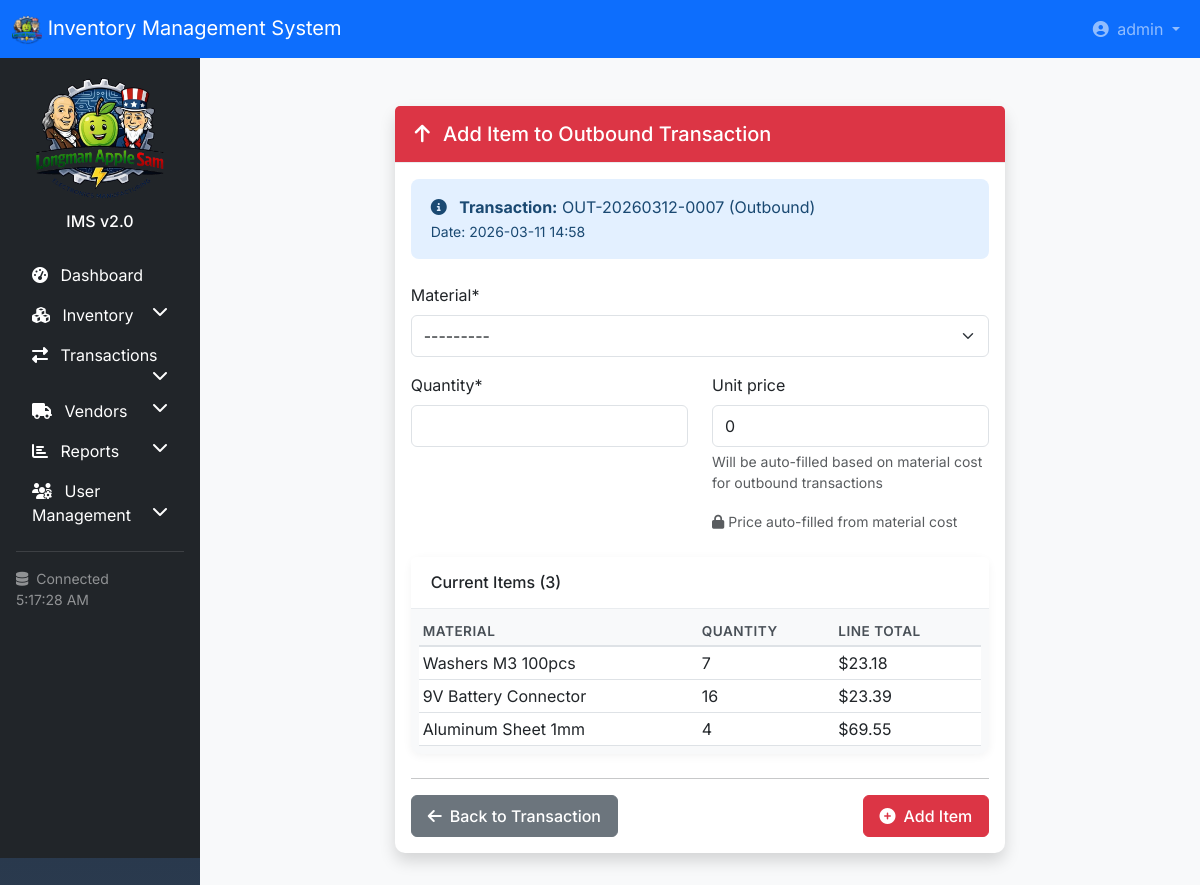
The app's page /transactions/transaction/7/add-item/ (signed in) with its own data.
### transactions/models.py (models this page shows, shortened)
class Transaction(models.Model):
    TRANSACTION_TYPES = [
        ('inbound', 'Inbound'),
        ('outbound', 'Outbound'),
        ('return', 'Return'),
        ('adjustment', 'Adjustment'),
        ('transfer', 'Transfer'),
    ]
    transaction_number = models.CharField(max_length=50, unique=True)
    transaction_type = models.CharField(max_length=20, choices=TRANSACTION_TYPES)
    reference_number = models.CharField(max_length=50, blank=True, help_text="PO number, SO number, etc.")
    transaction_date = models.DateTimeField(default=timezone.now)
    notes = models.TextField(blank=True)
    created_by = models.ForeignKey('auth.User', on_delete=models.SET_NULL, null=True)
    created_at = models.DateTimeField(auto_now_add=True)
    updated_at = models.DateTimeField(auto_now=True)
    class Meta:
        ordering = ['-transaction_date']

class TransactionItem(models.Model):
    transaction = models.ForeignKey(Transaction, on_delete=models.CASCADE, related_name='items')
    material = models.ForeignKey('inventory.Material', on_delete=models.PROTECT)
    quantity = models.IntegerField(validators=[MinValueValidator(1)])
    unit_price = models.DecimalField(max_digits=10, decimal_places=2, default=0)
    line_total = models.DecimalField(max_digits=12, decimal_places=2, default=0)
    stock_before = models.IntegerField(default=0)
    stock_after = models.IntegerField(default=0)
    class Meta:
        ordering = ['id']

### inventory/models.py (models this page shows, shortened)
class Material(models.Model):
    STATUS_CHOICES = [
        ('active', 'Active'),
        ('inactive', 'Inactive'),
        ('discontinued', 'Discontinued'),
    ]
    ALERT_STATUS_CHOICES = [
        ('normal', 'Normal'),
        ('low', 'Low'),
        ('excess', 'Excess'),
    ]
    material_code = models.CharField(max_length=50, unique=True)
    name = models.CharField(max_length=200)
    category = models.ForeignKey(Category, on_delete=models.PROTECT, related_name='materials')
    description = models.TextField(blank=True)
    unit = models.CharField(max_length=20, help_text="e.g., pcs, kg, meters")
    specification = models.CharField(max_length=200, blank=True)
    current_stock = models.IntegerField(default=0, validators=[MinValueValidator(0)])
    minimum_stock = models.IntegerField(default=10)
    maximum_stock = models.IntegerField(default=1000)
    reorder_point = models.IntegerField(default=20)
    location = models.CharField(max_length=100, blank=True)
    unit_cost = models.DecimalField(max_digits=10, decimal_places=2, default=0)
    status = models.CharField(max_length=20, choices=STATUS_CHOICES, default='active')
    image = models.ImageField(upload_to='materials/', blank=True, null=True)
    created_at = models.DateTimeField(auto_now_add=True)
    updated_at = models.DateTimeField(auto_now=True)
    created_by = models.ForeignKey('auth.User', on_delete=models.SET_NULL, null=True)
    alert_status_override = models.CharField(
        max_length=20,
        choices=ALERT_STATUS_CHOICES,
        blank=True,
        null=True,
        help_text="Manually override the calculated alert status"
    )
    class Meta:
        ordering = ['material_code']
    def __str__(self):
        return f"{self.material_code} - {self.name}"

### transactions/views.py (the view)
# urls.py: path('transaction/<int:transaction_id>/add-item/', views.add_transaction_item, name='add_transaction_item'),
@login_required
def add_transaction_item(request, transaction_id):
    transaction = get_object_or_404(Transaction, pk=transaction_id)
    materials = Material.objects.filter(status='active').values(
        'id', 'name', 'current_stock', 'unit', 'unit_cost', 'minimum_stock',
        'maximum_stock', 'reorder_point'
    )
    materials_list = []
    for material in materials:
        material_dict = dict(material)
        if 'unit_cost' in material_dict and material_dict['unit_cost'] is not None:
            material_dict['unit_cost'] = float(material_dict['unit_cost'])
        materials_list.append(material_dict)
    stock_data = json.dumps(materials_list)
    if request.method == 'POST':
        form = TransactionItemForm(request.POST)
        if form.is_valid():
            item = form.save(commit=False)
            item.transaction = transaction
            material = item.material
            item.stock_before = material.current_stock
            if transaction.transaction_type in ['inbound', 'return']:
                material.current_stock += item.quantity
            elif transaction.transaction_type in ['outbound', 'transfer']:
                if material.current_stock < item.quantity:
                    messages.error(
                        request,
                        f'Insufficient stock for {material.name}. '
                        f'Available: {material.current_stock} {material.unit}'
                    )
                    return redirect('transactions:add_transaction_item',
                                    transaction_id=transaction.pk)
                if float(item.unit_price) != float(material.unit_cost):
                    item.unit_price = material.unit_cost
                material.current_stock -= item.quantity
            material.save()
            item.stock_after = material.current_stock
            item.save()
            if material.current_stock <= material.reorder_point:
                StockAlert.objects.create(
                    material=material,
                    current_stock=material.current_stock,
                    reorder_point=material.reorder_point,
                    notes=f'Stock level after {transaction.transaction_type} transaction'
                )
            messages.success(
                request,
                f'Item {material.name} added successfully! '
                f'New stock: {material.current_stock} {material.unit}'
            )
            return redirect('transactions:transaction_edit', pk=transaction.pk)
        else:
            messages.error(request, 'Please correct the errors below.')
    else:
        form = TransactionItemForm()
    context = {
        'form': form,
        'transaction': transaction,
        'stock_data': stock_data,
    }
    return render(request, 'transactions/transaction_item_form.html', context)

### transactions/forms.py (shortened to what this page needs)
class TransactionItemForm(forms.ModelForm):
    class Meta:
        model = TransactionItem
        fields = ['material', 'quantity', 'unit_price']
        widgets = {
            'material': forms.Select(attrs={'class': 'form-select'}),
            'quantity': forms.NumberInput(attrs={'class': 'form-control', 'min': 1}),
            'unit_price': forms.NumberInput(attrs={
                'class': 'form-control',
                'step': '0.01',
                'min': '0',
            }),
        }
    def __init__(self, *args, **kwargs):
        super().__init__(*args, **kwargs)
        self.fields['unit_price'].required = False
        self.fields['unit_price'].help_text = "Will be auto-filled based on material cost for outbound transactions"

### transactions/templates/transactions/transaction_item_form.html (shortened to what this page needs)
{% extends 'base.html' %}
{% load crispy_forms_tags %}
{% block content %}
<div class="container py-4">
    <div class="row justify-content-center">
        <div class="col-md-8">
            <div class="card shadow">
                <div class="card-header bg-{% if transaction.transaction_type == 'inbound' %}success{% else %}danger{% endif %} text-white">
                    <h5 class="mb-0">
                        <i class="fas fa-{% if transaction.transaction_type == 'inbound' %}arrow-down{% else %}arrow-up{% endif %} me-2"></i>
                        Add Item to {{ transaction.get_transaction_type_display|title }} Transaction
                    </h5>
                </div>
                <div class="card-body">
                    <div class="alert alert-info mb-4">
                        <i class="fas fa-info-circle me-2"></i>
                        <strong>Transaction:</strong> {{ transaction.transaction_number }}
                        ({{ transaction.get_transaction_type_display }})
                        <br>
                        <small>Date: {{ transaction.transaction_date|date:"Y-m-d H:i" }}</small>
                    </div>
                    <form method="post" id="itemForm">
                        <div class="row">
                            <div class="col-md-12">
                                {{ form.material|as_crispy_field }}
                            </div>
                        </div>
                        <div class="row">
                            <div class="col-md-6">
                                {{ form.quantity|as_crispy_field }}
                            </div>
                            <div class="col-md-6">
                                {{ form.unit_price|as_crispy_field }}
                                {% if transaction.transaction_type == 'outbound' %}
                                <small class="text-muted">
                                    <i class="fas fa-lock me-1"></i>Price auto-filled from material cost
                                </small>
                                {% else %}
                                <small class="text-muted">
                                    <i class="fas fa-pencil-alt me-1"></i>Enter the purchase price
                                </small>
                                {% endif %}
                            </div>
                        </div>
                        {% if transaction.items.count > 0 %}
                        <div class="card mt-4 bg-light">
                            <div class="card-header">
                                <h6 class="mb-0">Current Items ({{ transaction.items.count }})</h6>
                            </div>
                            <div class="card-body p-2">
                                <div class="table-responsive">
                                    <table class="table table-sm mb-0">
                                        <thead>
                                            <tr>
                                                <th>Material</th>
                                                <th>Quantity</th>
                                                <th>Line Total</th>
                                            </tr>
                                        </thead>
                                        <tbody>
                                            {% for item in transaction.items.all %}
                                            <tr>
                                                <td>{{ item.material.name }}</td>
                                                <td>{{ item.quantity }}</td>
                                                <td>${{ item.line_total|floatformat:2 }}</td>
                                            </tr>
                                            {% endfor %}
                                        </tbody>
                                    </table>
                                </div>
                            </div>
                        </div>
                        {% endif %}
                        <hr>
                        <div class="d-flex justify-content-between">
                            <a href="{% url 'transactions:transaction_edit' transaction.id %}" class="btn btn-secondary">
                                <i class="fas fa-arrow-left me-2"></i>Back to Transaction
                            </a>
                            <button type="submit" class="btn btn-{% if transaction.transaction_type == 'inbound' %}success{% else %}danger{% endif %}" id="submitBtn">
                                <i class="fas fa-plus-circle me-2"></i>Add Item
                            </button>
                        </div>
                    </form>
                </div>
            </div>
        </div>
    </div>
</div>
{% endblock %}

### templates/navbar.html (shortened to what this page needs)
<nav class="navbar navbar-expand-lg navbar-dark bg-primary">
    <div class="container-fluid">
        <a class="navbar-brand" href="{% url 'accounts:dashboard' %}">
            {% load static %}
            <img src="{% static 'img/company_logo.png' %}" class="opacity-20" alt="My logo" width="30" height="30">
            <span class="d-none d-sm-inline">Inventory Management System</span>
        </a>
        <div class="collapse navbar-collapse" id="navbarMain">
            <ul class="navbar-nav ms-auto">
                <li class="nav-item dropdown">
                    <a class="nav-link dropdown-toggle" href="#" id="userDropdown" role="button" data-bs-toggle="dropdown">
                        <i class="fas fa-user-circle me-1"></i>
                        <span class="d-none d-lg-inline">{{ user.get_full_name|default:user.username }}</span>
                    </a>
                </li>
            </ul>
        </div>
    </div>
</nav>

### static/css/custom.css (style rules this page uses)
:root { --primary-color: #4361ee; --success-color: #06d6a0; --warning-color: #ffb703; --danger-color: #e63946; --info-color: #4895ef; }
body { font-family: 'Inter', -apple-system, BlinkMacSystemFont, sans-serif; background-color: #f8f9fa; min-height: 100vh; }
.card { border: none; border-radius: 10px; box-shadow: 0 2px 10px rgba(0, 0, 0, 0.05); transition: transform 0.2s, box-shadow 0.2s; margin-bottom: 1.5rem; }
.card-header { background-color: white; border-bottom: 1px solid #e9ecef; padding: 1rem 1.25rem; font-weight: 600; }
.table th { background-color: #f8f9fa; color: #495057; font-weight: 600; font-size: 0.85rem; text-transform: uppercase; letter-spacing: 0.5px; border-bottom: 2px solid #dee2e6; }
.table td { vertical-align: middle; }
.btn { border-radius: 6px; font-weight: 500; padding: 0.5rem 1rem; }
.form-control, .form-select { border-radius: 6px; border: 1px solid #dee2e6; padding: 0.5rem 0.75rem; }
.alert { border-radius: 8px; border: none; padding: 1rem 1.25rem; }
.alert-info { background-color: #e3f0ff; color: #1a4972; }

### records on screen
TransactionItem: material.name "Washers M3 100pcs", quantity "7", line_total "23.18"
TransactionItem: material.name "9V Battery Connector", quantity "16", line_total "23.39"
TransactionItem: material.name "Aluminum Sheet 1mm", quantity "4", line_total "69.55"

### other values on screen
{{ user.get_full_name|default:user.username }} "admin"
